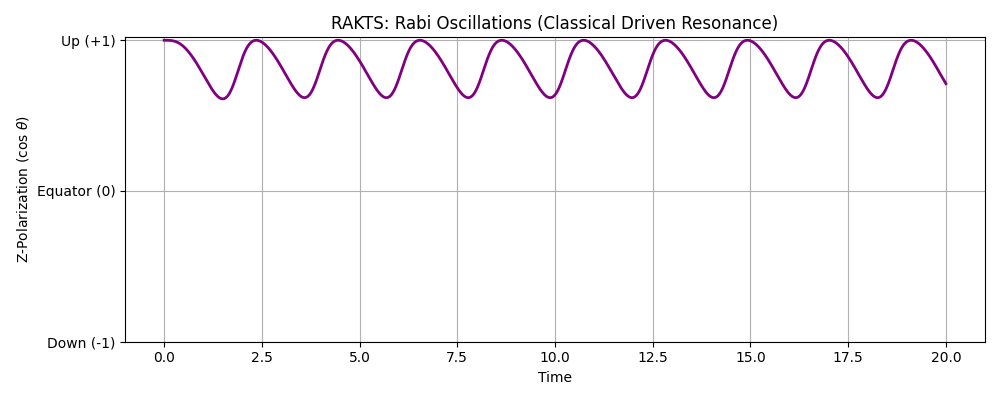

Here is the Python script that generated this plot:
import numpy as np
import matplotlib.pyplot as plt
import os

def simulate_rabi():
    t = np.linspace(0, 20, 5000)
    dt = t[1] - t[0]
    
    A, B0 = 2.0, 0.5
    B_rf = 3.0  # Driving RF force
    omega_rf = 1.5 # Resonance frequency
    
    theta = 0.0 # Start Up
    trajectory = []
    
    for current_t in t:
        # Driven pendulum: Kinematic drag + Static B field + Oscillating RF field
        rf_force = B_rf * np.sin(omega_rf * current_t)
        d_theta = (-A * np.sin(2 * theta) - B0 * np.sin(theta) + rf_force) * dt
        theta += d_theta
        trajectory.append(theta)
        
    plt.figure(figsize=(10, 4))
    # Convert absolute theta to a normalized state [-1, 1] representing Z-magnetization
    magnetization = np.cos(trajectory)
    
    plt.plot(t, magnetization, 'purple', linewidth=2)
    plt.title("RAKTS: Rabi Oscillations (Classical Driven Resonance)")
    plt.ylabel("Z-Polarization (cos $\\theta$)")
    plt.xlabel("Time")
    plt.yticks([-1, 0, 1], ["Down (-1)", "Equator (0)", "Up (+1)"])
    plt.grid(True)
    plt.tight_layout()
    
    save_path = os.path.join(os.path.dirname(__file__), "rabi_oscillation.png")
    plt.savefig(save_path)
    print(f"Rabi plot saved to {save_path}")

if __name__ == "__main__":
    simulate_rabi()
